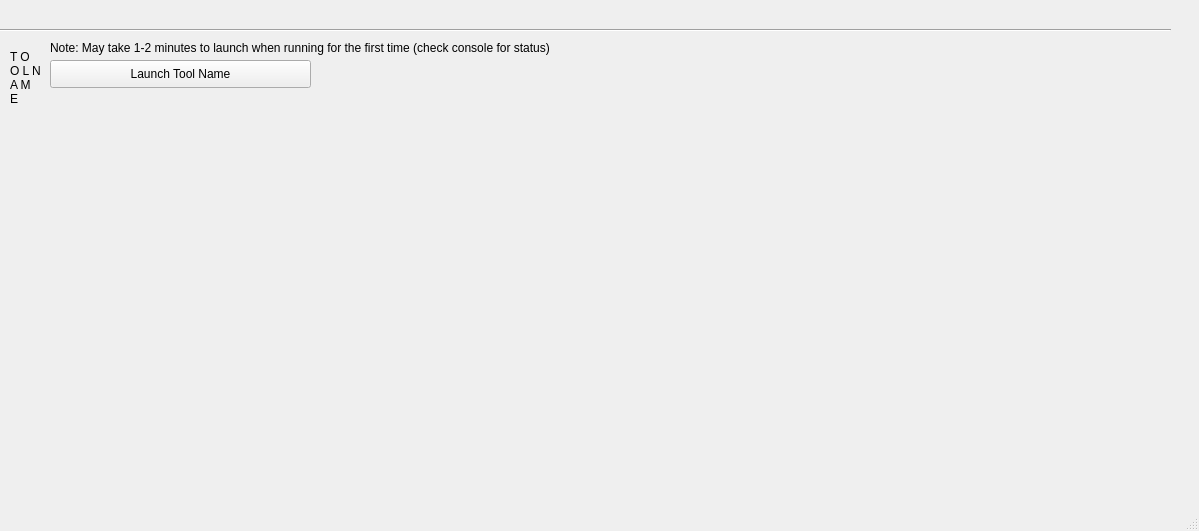
<?xml version="1.0" encoding="UTF-8"?>
<ui version="4.0">
 <class>MainWindow</class>
 <widget class="QMainWindow" name="MainWindow">
  <property name="geometry">
   <rect>
    <x>0</x>
    <y>0</y>
    <width>1199</width>
    <height>531</height>
   </rect>
  </property>
  <property name="acceptDrops">
   <bool>false</bool>
  </property>
  <property name="windowTitle">
   <string>MainWindow</string>
  </property>
  <widget class="QWidget" name="centralwidget">
   <widget class="Line" name="line">
    <property name="geometry">
     <rect>
      <x>0</x>
      <y>20</y>
      <width>1171</width>
      <height>20</height>
     </rect>
    </property>
    <property name="orientation">
     <enum>Qt::Horizontal</enum>
    </property>
   </widget>
   <widget class="QPushButton" name="buttonOpenScript">
    <property name="geometry">
     <rect>
      <x>50</x>
      <y>60</y>
      <width>261</width>
      <height>28</height>
     </rect>
    </property>
    <property name="text">
     <string>Launch Tool Name</string>
    </property>
   </widget>
   <widget class="QPushButton" name="buttonHidden">
    <property name="geometry">
     <rect>
      <x>10</x>
      <y>200</y>
      <width>21</width>
      <height>23</height>
     </rect>
    </property>
    <property name="styleSheet">
     <string notr="true">QPushButton#buttonHidden {
    background-color: rgba(255, 255, 255, 0);
    border-radius: 1px;
}</string>
    </property>
    <property name="text">
     <string/>
    </property>
   </widget>
   <widget class="QLabel" name="verticalLabel">
    <property name="geometry">
     <rect>
      <x>10</x>
      <y>50</y>
      <width>31</width>
      <height>471</height>
     </rect>
    </property>
    <property name="styleSheet">
     <string notr="true">font: 75 25pt &quot;MS Shell Dlg 2&quot;;
</string>
    </property>
    <property name="text">
     <string>T O O L N A M E</string>
    </property>
    <property name="alignment">
     <set>Qt::AlignLeading|Qt::AlignLeft|Qt::AlignTop</set>
    </property>
    <property name="wordWrap">
     <bool>true</bool>
    </property>
   </widget>
   <widget class="QLabel" name="label">
    <property name="geometry">
     <rect>
      <x>50</x>
      <y>40</y>
      <width>1121</width>
      <height>16</height>
     </rect>
    </property>
    <property name="text">
     <string>Note: May take 1-2 minutes to launch when running for the first time (check console for status)</string>
    </property>
   </widget>
   <widget class="QLabel" name="warningLabel">
    <property name="geometry">
     <rect>
      <x>60</x>
      <y>120</y>
      <width>941</width>
      <height>161</height>
     </rect>
    </property>
    <property name="palette">
     <palette>
      <active>
       <colorrole role="WindowText">
        <brush brushstyle="SolidPattern">
         <color alpha="255">
          <red>255</red>
          <green>0</green>
          <blue>0</blue>
         </color>
        </brush>
       </colorrole>
      </active>
      <inactive>
       <colorrole role="WindowText">
        <brush brushstyle="SolidPattern">
         <color alpha="255">
          <red>255</red>
          <green>0</green>
          <blue>0</blue>
         </color>
        </brush>
       </colorrole>
      </inactive>
      <disabled>
       <colorrole role="WindowText">
        <brush brushstyle="SolidPattern">
         <color alpha="255">
          <red>120</red>
          <green>120</green>
          <blue>120</blue>
         </color>
        </brush>
       </colorrole>
      </disabled>
     </palette>
    </property>
    <property name="font">
     <font>
      <pointsize>14</pointsize>
     </font>
    </property>
    <property name="acceptDrops">
     <bool>false</bool>
    </property>
    <property name="inputMethodHints">
     <set>Qt::ImhNone</set>
    </property>
    <property name="text">
     <string>&lt;html&gt;&lt;head/&gt;&lt;body&gt;&lt;p&gt;&lt;br/&gt;&lt;/p&gt;&lt;/body&gt;&lt;/html&gt;</string>
    </property>
    <property name="textFormat">
     <enum>Qt::AutoText</enum>
    </property>
    <property name="alignment">
     <set>Qt::AlignLeading|Qt::AlignLeft|Qt::AlignTop</set>
    </property>
    <property name="wordWrap">
     <bool>true</bool>
    </property>
   </widget>
  </widget>
  <widget class="QStatusBar" name="statusbar"/>
 </widget>
 <resources/>
 <connections/>
</ui>
